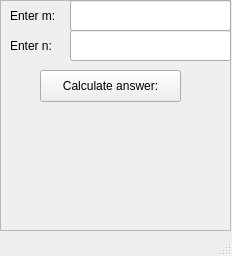
<?xml version="1.0" encoding="UTF-8"?>
<ui version="4.0">
 <class>MainWindow</class>
 <widget class="QMainWindow" name="MainWindow">
  <property name="geometry">
   <rect>
    <x>0</x>
    <y>0</y>
    <width>232</width>
    <height>256</height>
   </rect>
  </property>
  <property name="windowTitle">
   <string>MainWindow</string>
  </property>
  <widget class="QWidget" name="centralwidget">
   <widget class="QFrame" name="frame">
    <property name="geometry">
     <rect>
      <x>0</x>
      <y>0</y>
      <width>231</width>
      <height>231</height>
     </rect>
    </property>
    <property name="frameShape">
     <enum>QFrame::StyledPanel</enum>
    </property>
    <property name="frameShadow">
     <enum>QFrame::Raised</enum>
    </property>
    <widget class="QLineEdit" name="linform">
     <property name="geometry">
      <rect>
       <x>70</x>
       <y>0</y>
       <width>161</width>
       <height>31</height>
      </rect>
     </property>
    </widget>
    <widget class="QLabel" name="label">
     <property name="geometry">
      <rect>
       <x>10</x>
       <y>0</y>
       <width>61</width>
       <height>31</height>
      </rect>
     </property>
     <property name="text">
      <string>Enter m:</string>
     </property>
    </widget>
    <widget class="QLabel" name="label_2">
     <property name="geometry">
      <rect>
       <x>10</x>
       <y>30</y>
       <width>61</width>
       <height>31</height>
      </rect>
     </property>
     <property name="text">
      <string>Enter n:</string>
     </property>
    </widget>
    <widget class="QLineEdit" name="linforn">
     <property name="geometry">
      <rect>
       <x>70</x>
       <y>30</y>
       <width>161</width>
       <height>31</height>
      </rect>
     </property>
    </widget>
    <widget class="QLabel" name="answerlabel">
     <property name="geometry">
      <rect>
       <x>10</x>
       <y>120</y>
       <width>201</width>
       <height>51</height>
      </rect>
     </property>
     <property name="font">
      <font>
       <pointsize>40</pointsize>
      </font>
     </property>
     <property name="text">
      <string/>
     </property>
    </widget>
    <widget class="QPushButton" name="pushButton">
     <property name="geometry">
      <rect>
       <x>40</x>
       <y>70</y>
       <width>141</width>
       <height>32</height>
      </rect>
     </property>
     <property name="text">
      <string>Calculate answer:</string>
     </property>
    </widget>
   </widget>
  </widget>
  <widget class="QMenuBar" name="menubar">
   <property name="geometry">
    <rect>
     <x>0</x>
     <y>0</y>
     <width>232</width>
     <height>24</height>
    </rect>
   </property>
  </widget>
  <widget class="QStatusBar" name="statusbar"/>
 </widget>
 <resources/>
 <connections/>
</ui>
